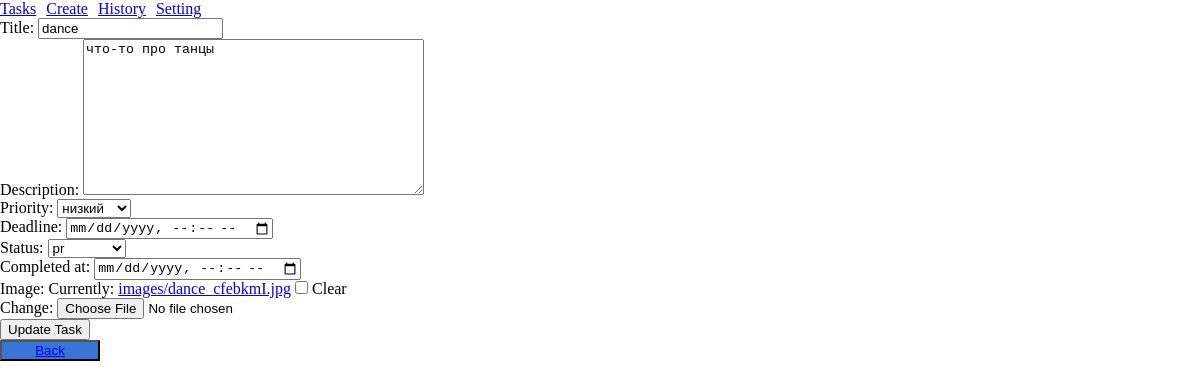
The page /update/4/ on the database its author committed.
### task/models.py (models this page shows, shortened)
class Task(models.Model):
    title = models.CharField(max_length=255)
    description = models.TextField()
    priority = models.CharField(max_length=10, choices=[('v', 'высокий'), ('s', 'средний'), ('n', "низкий")])
    created_at = models.DateTimeField(auto_now_add=True)
    deadline = models.DateTimeField(null=True, blank=True)
    status = models.CharField(max_length=10, choices=[('в процессе', 'pr' ), ('com', 'закончен')], default='в процессе')
    completed_at = models.DateTimeField(null=True, blank=True)
    image = models.ImageField(upload_to='images/', null=True, blank=True)
    slug = models.SlugField(max_length=20, null=True, blank=True, unique=True)

### task/views.py (the view)
# urls.py: path('update/<int:task_pk>/', TaskUpdateView.as_view(), name='task_update'),
class TaskUpdateView(UpdateView):
    template_name = 'task_update.html'
    model = Task
    form_class = TaskForm
    success_url = reverse_lazy('list_task')
    pk_url_kwarg = 'task_pk'

### task/forms.py (shortened to what this page needs)
class TaskForm(forms.ModelForm):
    class Meta:
        model = Task
        fields = '__all__'
        exclude = 'slug',
        widgets = {
            'deadline': DateTimeInput(attrs={'type': 'datetime-local'}, format='%Y-%m-%dT%H:%M'),
            'completed_at': DateTimeInput(attrs={'type': 'datetime-local'}, format='%Y-%m-%dT%H:%M'),
        }

### task/templates/task_update.html (shortened to what this page needs)
{% extends 'base.html' %}
{% block content %}
<form method="POST" enctype="multipart/form-data">
  {{ form.as_p }}
  <input type="submit" value="Update Task">
</form>
<button><a href="{% url 'list_task' %}"> Back </a></button>
{% endblock %}

### task/static/css/styles.css (style rules this page uses)
* { margin: 0px; }
button { width: 100px; height: auto; background-color: #3875d7; }

### rows shown on the page
Task: title "dance", description "что-то про танцы", priority "низкий", status "pr"
